Frame 1 (no input): blank canvas, image omitted
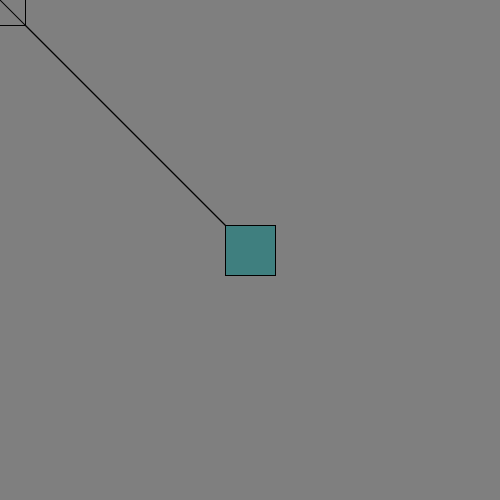
Frame 2 (the mouse pressed at the canvas centre, redrawn once)

The Processing sketch that drew this single still picture (run headless with seeded random() and noise(); the mouse was pressed at the canvas centre and the sketch redrawn once):

// Processing sketch: processing_63939
// ── processing_63939.pde

int hV,sV,sizeX,sizeY;

void setup(){
  size(500,500);
  colorMode(HSB,100);
  background(hV,sV,50);
  noLoop();
  sizeX = 50;
  sizeY = 50;
}

void mousePressed(){
  loop();
}

void mouseReleased(){
  noLoop();
}
  
void draw() {
  hV = mouseX/5;
  sV = mouseY/5;
 stroke(0);
 int a = mouseX-sizeX/2;
 int b = mouseY-sizeY/2;
 int c = mouseX+sizeX/2;
 int d = mouseY+sizeY/2;
 int e = pmouseX-sizeX/2;
 int f = pmouseY-sizeY/2;
 int g = pmouseX+sizeX/2;
 int h = pmouseY+sizeY/2;
 line(a,b,e,f);
 line(c,d,g,h);
 fill(hV,sV,50);
 rectMode(CENTER);
 rect(mouseX,mouseY,sizeX,sizeY);
 if (mousePressed && (mouseButton == LEFT)) {
  sizeX = sizeX+1;
  sizeY = sizeX;
 if (sizeX > 300) {
  sizeX = 300;
  }
  
 }
 if (mousePressed && (mouseButton == RIGHT)) {
  sizeX = sizeX-1;
  sizeY = sizeX;
  if (sizeX < 5) {
    sizeX = 5;
  }
  
 }
}
